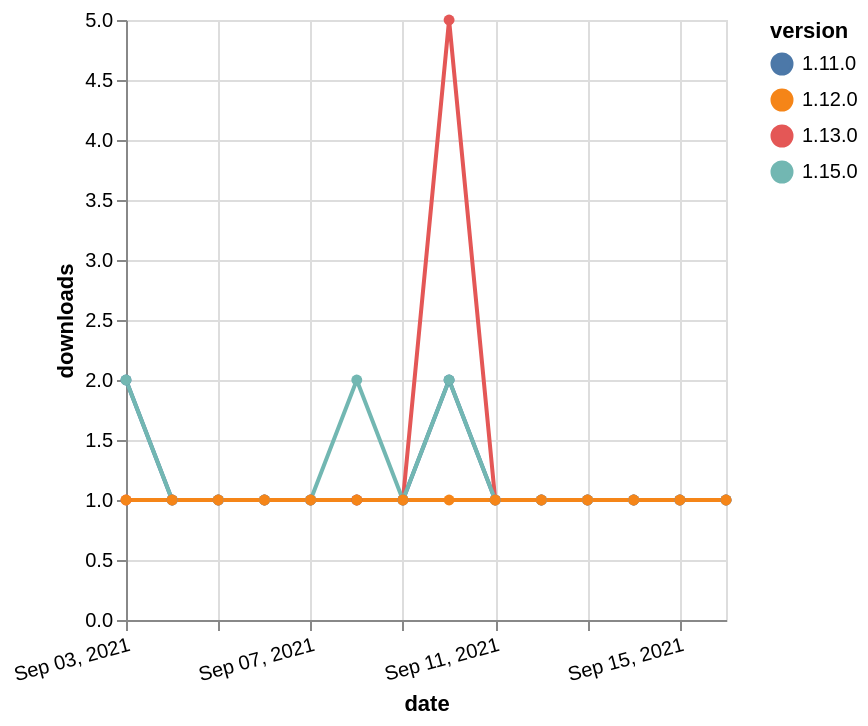

The specification (Vega-Lite) saved for this image:
### Vega-Lite specification from a JSON file in a GitHub repository (floating-point values rounded to 4 significant figures)
{"$schema": "https://vega.github.io/schema/vega-lite/v5.json", "description": "A simple bar chart with embedded data.", "data": {"values": [{"date": "2021-09-03", "total": 326, "delta": 2, "version": "1.11.0"}, {"date": "2021-09-04", "total": 327, "delta": 1, "version": "1.11.0"}, {"date": "2021-09-05", "total": 328, "delta": 1, "version": "1.11.0"}, {"date": "2021-09-06", "total": 329, "delta": 1, "version": "1.11.0"}, {"date": "2021-09-07", "total": 330, "delta": 1, "version": "1.11.0"}, {"date": "2021-09-08", "total": 331, "delta": 1, "version": "1.11.0"}, {"date": "2021-09-09", "total": 332, "delta": 1, "version": "1.11.0"}, {"date": "2021-09-10", "total": 334, "delta": 2, "version": "1.11.0"}, {"date": "2021-09-11", "total": 335, "delta": 1, "version": "1.11.0"}, {"date": "2021-09-12", "total": 336, "delta": 1, "version": "1.11.0"}, {"date": "2021-09-13", "total": 337, "delta": 1, "version": "1.11.0"}, {"date": "2021-09-14", "total": 338, "delta": 1, "version": "1.11.0"}, {"date": "2021-09-15", "total": 339, "delta": 1, "version": "1.11.0"}, {"date": "2021-09-16", "total": 340, "delta": 1, "version": "1.11.0"}, {"date": "2021-09-03", "total": 293, "delta": 1, "version": "1.13.0"}, {"date": "2021-09-04", "total": 294, "delta": 1, "version": "1.13.0"}, {"date": "2021-09-05", "total": 295, "delta": 1, "version": "1.13.0"}, {"date": "2021-09-06", "total": 296, "delta": 1, "version": "1.13.0"}, {"date": "2021-09-07", "total": 297, "delta": 1, "version": "1.13.0"}, {"date": "2021-09-08", "total": 298, "delta": 1, "version": "1.13.0"}, {"date": "2021-09-09", "total": 299, "delta": 1, "version": "1.13.0"}, {"date": "2021-09-10", "total": 304, "delta": 5, "version": "1.13.0"}, {"date": "2021-09-11", "total": 305, "delta": 1, "version": "1.13.0"}, {"date": "2021-09-12", "total": 306, "delta": 1, "version": "1.13.0"}, {"date": "2021-09-13", "total": 307, "delta": 1, "version": "1.13.0"}, {"date": "2021-09-14", "total": 308, "delta": 1, "version": "1.13.0"}, {"date": "2021-09-15", "total": 309, "delta": 1, "version": "1.13.0"}, {"date": "2021-09-16", "total": 310, "delta": 1, "version": "1.13.0"}, {"date": "2021-09-03", "total": 110, "delta": 2, "version": "1.15.0"}, {"date": "2021-09-04", "total": 111, "delta": 1, "version": "1.15.0"}, {"date": "2021-09-05", "total": 112, "delta": 1, "version": "1.15.0"}, {"date": "2021-09-06", "total": 113, "delta": 1, "version": "1.15.0"}, {"date": "2021-09-07", "total": 114, "delta": 1, "version": "1.15.0"}, {"date": "2021-09-08", "total": 116, "delta": 2, "version": "1.15.0"}, {"date": "2021-09-09", "total": 117, "delta": 1, "version": "1.15.0"}, {"date": "2021-09-10", "total": 119, "delta": 2, "version": "1.15.0"}, {"date": "2021-09-11", "total": 120, "delta": 1, "version": "1.15.0"}, {"date": "2021-09-12", "total": 121, "delta": 1, "version": "1.15.0"}, {"date": "2021-09-13", "total": 122, "delta": 1, "version": "1.15.0"}, {"date": "2021-09-14", "total": 123, "delta": 1, "version": "1.15.0"}, {"date": "2021-09-15", "total": 124, "delta": 1, "version": "1.15.0"}, {"date": "2021-09-16", "total": 125, "delta": 1, "version": "1.15.0"}, {"date": "2021-09-03", "total": 180, "delta": 1, "version": "1.12.0"}, {"date": "2021-09-04", "total": 181, "delta": 1, "version": "1.12.0"}, {"date": "2021-09-05", "total": 182, "delta": 1, "version": "1.12.0"}, {"date": "2021-09-06", "total": 183, "delta": 1, "version": "1.12.0"}, {"date": "2021-09-07", "total": 184, "delta": 1, "version": "1.12.0"}, {"date": "2021-09-08", "total": 185, "delta": 1, "version": "1.12.0"}, {"date": "2021-09-09", "total": 186, "delta": 1, "version": "1.12.0"}, {"date": "2021-09-10", "total": 187, "delta": 1, "version": "1.12.0"}, {"date": "2021-09-11", "total": 188, "delta": 1, "version": "1.12.0"}, {"date": "2021-09-12", "total": 189, "delta": 1, "version": "1.12.0"}, {"date": "2021-09-13", "total": 190, "delta": 1, "version": "1.12.0"}, {"date": "2021-09-14", "total": 191, "delta": 1, "version": "1.12.0"}, {"date": "2021-09-15", "total": 192, "delta": 1, "version": "1.12.0"}, {"date": "2021-09-16", "total": 193, "delta": 1, "version": "1.12.0"}]}, "width": "container", "mark": {"type": "line", "point": {"filled": true}}, "encoding": {"x": {"field": "date", "type": "temporal", "timeUnit": "yearmonthdate", "title": "date", "axis": {"labelAngle": -15}}, "y": {"field": "delta", "type": "quantitative", "title": "downloads"}, "color": {"field": "version", "type": "nominal"}, "tooltip": {"field": "delta"}}}
